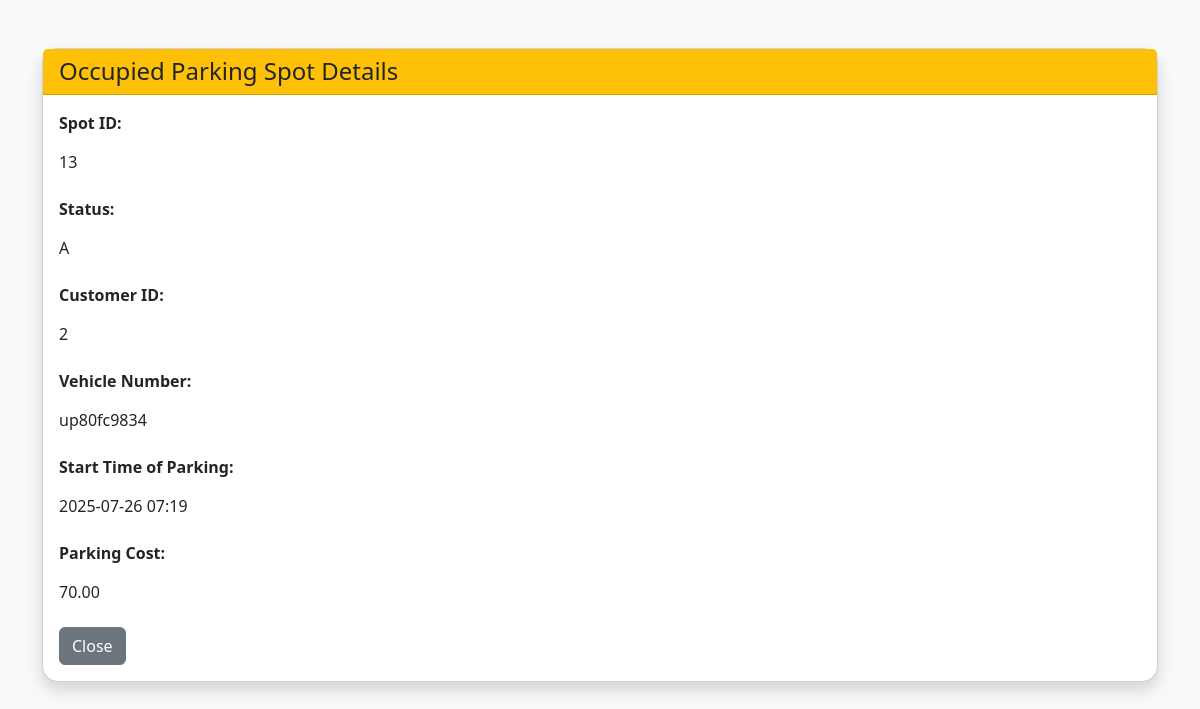
The app's page /occupied_parking_spot/13, older data.
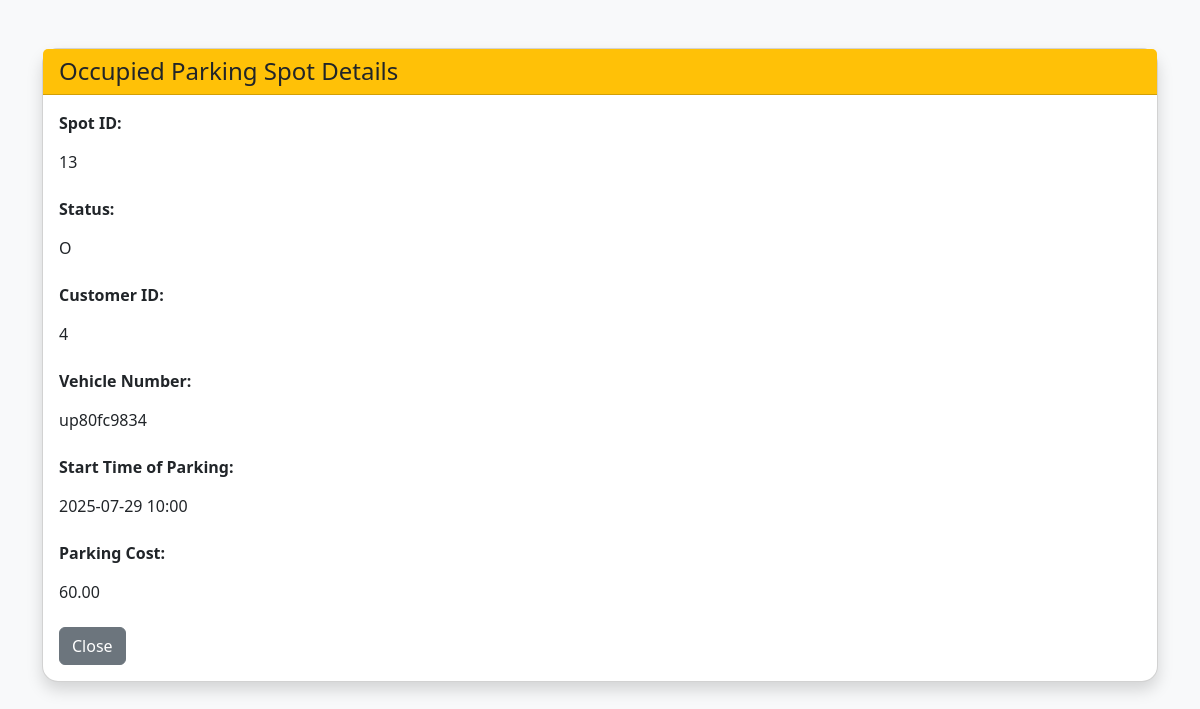
The same page, newer data.
### models.py (models this page shows)
class ParkingSpot(db.Model):
    __tablename__ = 'parkingspot'
    id = db.Column(db.Integer, primary_key=True)
    spot_number = db.Column(db.String(50), nullable=False)
    lot_id = db.Column(db.Integer, db.ForeignKey('parkinglot.id'), nullable=False)
    status = db.Column(db.String(1), nullable=False, default='A')
    lot = db.relationship('ParkingLot', back_populates='spots')
    bookings = db.relationship('Booking', back_populates='spot', lazy=True)

class Booking(db.Model):
    __tablename__ = 'booking'
    id = db.Column(db.Integer, primary_key=True)
    user_id = db.Column(db.Integer, db.ForeignKey('user.id'), nullable=False)
    lot_id = db.Column(db.Integer, db.ForeignKey('parkinglot.id'), nullable=False)
    spot_id = db.Column(db.Integer, db.ForeignKey('parkingspot.id'), nullable=False)
    vehicle_number = db.Column(db.String(20), nullable=False)
    booking_time = db.Column(db.DateTime, default=datetime.now)
    release_time = db.Column(db.DateTime, nullable=True)
    status = db.Column(db.String(20), default="Parked")  # Parked, Released
    user = db.relationship("User", back_populates="bookings")
    lot = db.relationship("ParkingLot", back_populates="bookings")
    spot = db.relationship("ParkingSpot", back_populates="bookings")

class ParkingLot(db.Model):
    __tablename__ = 'parkinglot'
    id = db.Column(db.Integer, primary_key=True)
    lot_name = db.Column(db.String(100),unique=True, nullable=False)
    address = db.Column(db.String(200), nullable=False)
    pin_code = db.Column(db.Integer(), nullable=False)
    total_spots = db.Column(db.Integer, nullable=False)
    price = db.Column(db.Numeric(10,2))
    spots = db.relationship('ParkingSpot',back_populates='lot', lazy='joined')
    bookings = db.relationship('Booking', back_populates='lot', lazy=True)

### app.py (the view)
@app.route('/occupied_parking_spot/<int:spot_id>', methods=['GET'])
def occupied_parking_spot(spot_id):
    spot = ParkingSpot.query.get_or_404(spot_id)
    booking = Booking.query.filter_by(spot_id=spot_id).order_by(Booking.booking_time.desc()).first()
    return render_template('occupied_parking_spot.html', spot=spot, booking=booking)

### templates/occupied_parking_spot.html (shortened to what this page needs)
<!DOCTYPE html>
<html lang="en">
<head>
    <link href="https://cdn.jsdelivr.net/npm/bootstrap@5.3.0/dist/css/bootstrap.min.css" rel="stylesheet">
</head>
<body class="bg-light">
<div class="container mt-5">
    <div class="card shadow rounded-4">
        <div class="card-header bg-warning text-dark d-flex justify-content-between align-items-center">
            <h4 class="mb-0">Occupied Parking Spot Details</h4>
        </div>
        <div class="card-body">
            <div class="mb-3">
                <label class="form-label"><strong>Spot ID:</strong></label>
                <p class="form-control-plaintext">{{ spot.id }}</p>
            </div>
            <div class="mb-3">
                <label class="form-label"><strong>Status:</strong></label>
                <p class="form-control-plaintext">{{ spot.status }}</p>
            </div>
            <div class="mb-3">
                <label class="form-label"><strong>Customer ID:</strong></label>
                <p class="form-control-plaintext">{{ booking.user_id }}</p>
            </div>
            <div class="mb-3">
                <label class="form-label"><strong>Vehicle Number:</strong></label>
                <p class="form-control-plaintext">{{ booking.vehicle_number }}</p>
            </div>
            <div class="mb-3">
                <label class="form-label"><strong>Start Time of Parking:</strong></label>
                <p class="form-control-plaintext">
                    {% if booking.booking_time %}{{ booking.booking_time.strftime('%Y-%m-%d %H:%M') }}{% else %}N/A{% endif %}
                </p>
            </div>
            <div class="mb-3">
                <label class="form-label"><strong>Parking Cost:</strong></label>
                <p class="form-control-plaintext">{{ spot.lot.price }}</p>
            </div>
            <a href="{{ url_for('admin_dashboard') }}" class="btn btn-secondary">Close</a>
        </div>
    </div>
</div>
</body>
</html>

Row changes from the older to the newer data that the page shows:
removed Booking: user_id "2", vehicle_number "up80fc9834", booking_time "2025-07-26 07:19"
no longer on this page (row edited): ParkingLot: lot.price "70.00"
changed ParkingSpot id 13: status "A" → "O"
now on this page (row edited): Booking: user_id "4", vehicle_number "up80fc9834", booking_time "2025-07-29 10:00"
now on this page (row edited): ParkingLot: lot.price "60.00"
